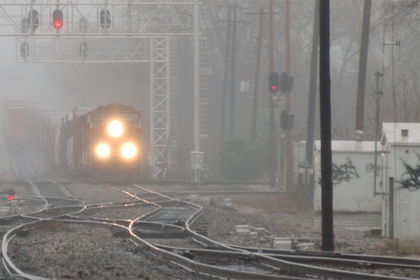
%> input picture Image-Haze-Removal-using-Dark-Channel-Prior-master/MATLAB Programs/train.png, 420 x 280 px, shrunk from 600 x 400 before the run
$ octave main_function.m   (GNU Octave 9; MATLAB toolbox functions it lacks are replaced by stand-ins)
%> lines starting %> are read from the running program, lines starting %| are printed output that depends on the picture
### Image-Haze-Removal-using-Dark-Channel-Prior-master/MATLAB Programs/VanHerkMin.m
function Y = VanHerkMin(X,N,Type)

if strcmp(Type,'column')
	X = X';
end

% correcting X size to a multiple of N by padding the array on the right side
fixsize = 0;    % indicator of correcting size
addel = 0;      % the number of copies of the last column of X when padding
if mod(size(X,2),N) ~= 0    % concerning the number of columns of X
    fixsize = 1;
    addel = N-mod(size(X,2),N);
    f = [X repmat(X(:,end),1,addel)];   % copy the last column of X for addel times in the dimension of rows
else
   f = X;
end
lf = size(f,2);
clear X

% recursive morphological filter in two directions
g = f;
h = g;

% Filling g & h initially according to the fixed patch size
% Figure 1 in that paper
ig = 1:N:size(f,2); % starting index of the forward recursive morphological filter
ih = ig + N - 1;    % ending index of the backward recursive morphological filter

g(:,ig) = f(:,ig);
h(:,ih) = f(:,ih);

% Recursive procedure
% Equation (4a) and (4b) in that paper
for i = 2 : N
    igold = ig;
    ihold = ih;

    % index correspond to those in Equation (4a) and (4b)
    ig = ig + 1;
    ih = ih - 1;

    g(:,ig) = min(f(:,ig),g(:,igold));
    h(:,ih) = min(f(:,ih),h(:,ihold));
end
clear f

% Comparing g & h
% Equation (4c) in that paper
if fixsize
    if addel > (N-1)/2
        % index correspond to those in Equation (4c)
		ig = [ N : 1 : lf - addel + floor((N-1)/2) ];
		ih = [ 1 : 1 : lf-N+1 - addel + floor((N-1)/2)];
		Y = [ g(:,1+ceil((N-1)/2):N-1)  min(g(:,ig), h(:,ih)) ];
    else
		ig = [ N : 1 : lf ];
		ih = [ 1 : 1 : lf-N+1 ];
		Y = [ g(:,1+ceil((N-1)/2):N-1)  min(g(:,ig), h(:,ih))  h(:,lf-N+2:lf-N+1+floor((N-1)/2)-addel) ];
    end
else % not fixsize (addel=0, lf=lf)
    ig = [ N : 1 : lf ];
    ih = [ 1 : 1 : lf-N+1 ];
    Y = [  g(:,N-ceil((N-1)/2):N-1) min( g(:,ig), h(:,ih) )  h(:,lf-N+2:lf-N+1+floor((N-1)/2)) ];
end

% row or column type
if strcmp(Type,'column')
	Y = Y';
end

end

### Image-Haze-Removal-using-Dark-Channel-Prior-master/MATLAB Programs/DarkChannel.m
function [darkchannel] = DarkChannel(I,height,width,patch_size)

darkchannel = zeros(height,width);
darkchannel_r = MinFilt(I(:,:,1),[patch_size patch_size]);
darkchannel_g = MinFilt(I(:,:,2),[patch_size patch_size]);
darkchannel_b = MinFilt(I(:,:,3),[patch_size patch_size]);
darkchannel_r(height,width)=0;
darkchannel_g(height,width)=0;
darkchannel_b(height,width)=0;
for index1 = 1:height
    for index2 = 1:width
        darkchannel(index1,index2) = min([darkchannel_r(index1,index2) darkchannel_g(index1,index2) darkchannel_b(index1,index2)]);
    end
end

darkchannel = double(darkchannel);

end

### Image-Haze-Removal-using-Dark-Channel-Prior-master/MATLAB Programs/AtmosphericLight.m
function [A] = AtmosphericLight(I,darkchannel,height,width)
K = round(height*width*0.001);
X = darkchannel(:);
I_gray = rgb2gray(I); I_gray = I_gray(:);
[~,corrsepond_index] = sort(X,'descend');
corrsepond_index = corrsepond_index(1,:);
A = max(I_gray(corrsepond_index));
A = double(A);

end

### Image-Haze-Removal-using-Dark-Channel-Prior-master/MATLAB Programs/GuidedFilter.m
function [q] = GuidedFilter(p,I,r,epsilon)

[height,width] = size(p);
q = zeros(height,width);

mean_I_R = imboxfilt(I(:, :, 1), r);
mean_I_G = imboxfilt(I(:, :, 2), r);
mean_I_B = imboxfilt(I(:, :, 3), r);

mean_p = imboxfilt(p(:, :), r);

corr_I_R = imboxfilt(I(:, :, 1).*I(:, :, 1), r);
corr_I_G = imboxfilt(I(:, :, 2).*I(:, :, 2), r);
corr_I_B = imboxfilt(I(:, :, 3).*I(:, :, 3), r);

corr_Ip_R = imboxfilt(I(:, :, 1).*p(:, :), r);
corr_Ip_G = imboxfilt(I(:, :, 2).*p(:, :), r);
corr_Ip_B = imboxfilt(I(:, :, 3).*p(:, :), r);

var_I_R = corr_I_R - mean_I_R.* mean_I_R;
var_I_G = corr_I_G - mean_I_G.* mean_I_G;
var_I_B = corr_I_B - mean_I_B.* mean_I_B;

cov_Ip_R = corr_Ip_R - mean_I_R.*mean_p;
cov_Ip_G = corr_Ip_G - mean_I_G.*mean_p;
cov_Ip_B = corr_Ip_B - mean_I_B.*mean_p;

a_R = cov_Ip_R./(var_I_R + epsilon);
a_G = cov_Ip_G./(var_I_G + epsilon);
a_B = cov_Ip_B./(var_I_B + epsilon);

b_R = mean_p - a_R.*mean_I_R;
b_G = mean_p - a_G.*mean_I_G;
b_B = mean_p - a_B.*mean_I_B;

mean_a_R = imboxfilt(a_R, r);
mean_a_G = imboxfilt(a_G, r);
mean_a_B = imboxfilt(a_B, r);

mean_b_R = imboxfilt(b_R, r);
mean_b_G = imboxfilt(b_G, r);
mean_b_B = imboxfilt(b_B, r);

q(:, :, 1) = mean_a_R.*I(:, :, 1) + mean_b_R;
q(:, :, 2) = mean_a_G.*I(:, :, 2) + mean_b_G;
q(:, :, 3) = mean_a_B.*I(:, :, 3) + mean_b_B;

q = rgb2gray(q);

end

### Image-Haze-Removal-using-Dark-Channel-Prior-master/MATLAB Programs/Transmission.m
function [transmission] = Transmission(omega,darkchannel,A)
transmission = 255 - omega.*darkchannel./A;
end

### Image-Haze-Removal-using-Dark-Channel-Prior-master/MATLAB Programs/MinFilt.m
function Y = MinFilt(X,N)
Y = VanHerkMin(X,N(1),'row');
Y = VanHerkMin(Y,N(2),'column');

end

### Image-Haze-Removal-using-Dark-Channel-Prior-master/MATLAB Programs/main_function.m
close all;
clear;
 clc;

I = imread('train.png');
%> I is the input picture: size 280x420x3 uint8; mean R, G, B 134.1, 131.4, 128.9
[height,width,~] = size(I);
%> height = 280; width = 420
figure;
imshow(uint8(I)); title(' original image');


patch_size = 7;
patch_size1 = 41;
omega = 0.93*255;
epsilon = 10^-3;
r = 81;

%% dark channel

[darkchannel] = DarkChannel(I,height,width,patch_size);
%> after the loop in VanHerkMin, `for i = 2 : N`: ig = 60 values from 7 to 420; ih = 60 values from 1 to 414
%> call 4 of VanHerkMin, with N = 7, Type = 'column'
%> after the loop in VanHerkMin (call 4), `for i = 2 : N`:
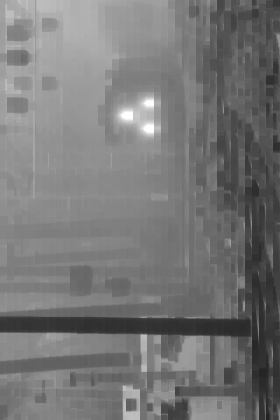
%> h: size 420x280 uint8; min 36, max 255, mean 118.7
%> after the loop in VanHerkMin (call 4), `for i = 2 : N`: ig = 40 values from 7 to 280; ih = 40 values from 1 to 274
%> in DarkChannel, `darkchannel_r(height,width)=0;`: darkchannel_r: size 280x420 uint8; min 0, max 254, mean 119.1
%> in DarkChannel, `darkchannel_g(height,width)=0;`: darkchannel_g: size 280x420 uint8; min 0, max 255, mean 116.4
%> in DarkChannel, `darkchannel_b(height,width)=0;`:
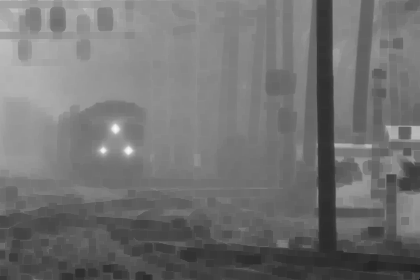
%> darkchannel_b: size 280x420 uint8; min 0, max 250, mean 114.1

figure;
imshow(uint8(darkchannel)); title(' dark channel');

%% atmospheric light A

[darkchannel1] = DarkChannel(I,height,width,patch_size1);
%> call 7 of VanHerkMin, with N = 41, Type = 'row'
%> after the loop in VanHerkMin (call 7), `for i = 2 : N`:
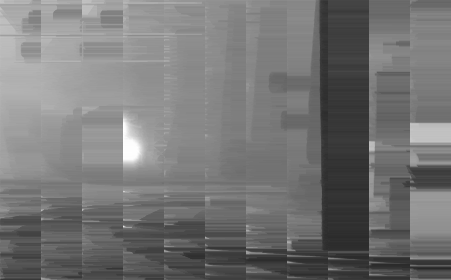
%> g: size 280x451 uint8; min 40, max 255, mean 117.4
%> after the loop in VanHerkMin (call 7), `for i = 2 : N`:
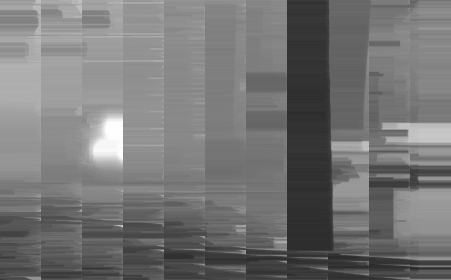
%> h: size 280x451 uint8; min 40, max 255, mean 117.3
%> call 8 of VanHerkMin, with N = 41, Type = 'column'
%> after the loop in VanHerkMin (call 8), `for i = 2 : N`:
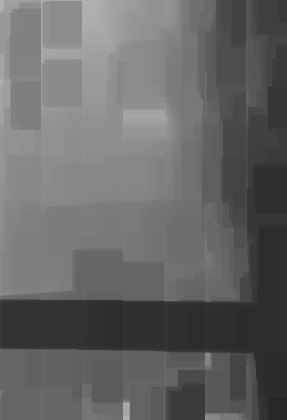
%> g: size 420x287 uint8; min 40, max 179, mean 102.1
%> after the loop in VanHerkMin (call 8), `for i = 2 : N`:
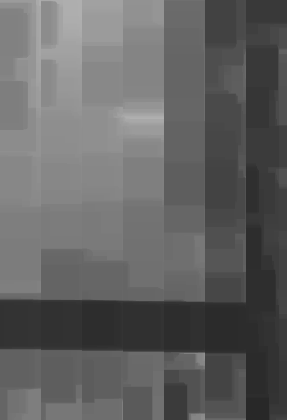
%> h: size 420x287 uint8; min 40, max 176, mean 98.9
%> in VanHerkMin (call 9), `f = [X repmat(X(:,end),1,addel)];`:
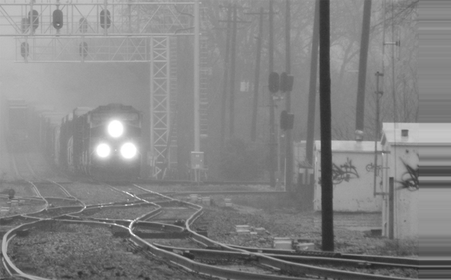
%> f: size 280x451 uint8; min 36, max 255, mean 131.3
[A] = AtmosphericLight(I,darkchannel1,height,width);


%% transmission

[transmission] = Transmission(omega,darkchannel,A);

figure;
imshow(uint8(transmission)); title(' transmission before refinement');

%% show the haze free image before refine
transmission_normalized = transmission/255;
result1 = zeros(height,width,3);
I1 = double(I);
result1(:,:,1) = (I1(:,:,1) - (1-transmission_normalized)*A)./transmission_normalized;
result1(:,:,2) = (I1(:,:,2) - (1-transmission_normalized)*A)./transmission_normalized;
result1(:,:,3) = (I1(:,:,3) - (1-transmission_normalized)*A)./transmission_normalized;
figure;
imshow(uint8(result1)); title(' haze free image without refinement');


%% guided filter transmission refinement

[filtered_transmission] = GuidedFilter(transmission_normalized,double(I)/255,r,epsilon);
figure;
imshow(filtered_transmission,[]); title(' guided filtered transmission');


%% show the haze free image after guided filtering
result2 = zeros(height,width,3);
result2(:,:,1) = (I1(:,:,1) - (1-filtered_transmission)*A)./filtered_transmission;
result2(:,:,2) = (I1(:,:,2) - (1-filtered_transmission)*A)./filtered_transmission;
result2(:,:,3) = (I1(:,:,3) - (1-filtered_transmission)*A)./filtered_transmission;
figure;
imshow(uint8(result2)); title(' haze free image after guided filtering');
figure;
subplot(2,1,1); imshow(uint8(I)); title(' hazy image');
subplot(2,1,2); imshow(uint8(result2)); title(' haze free image');
